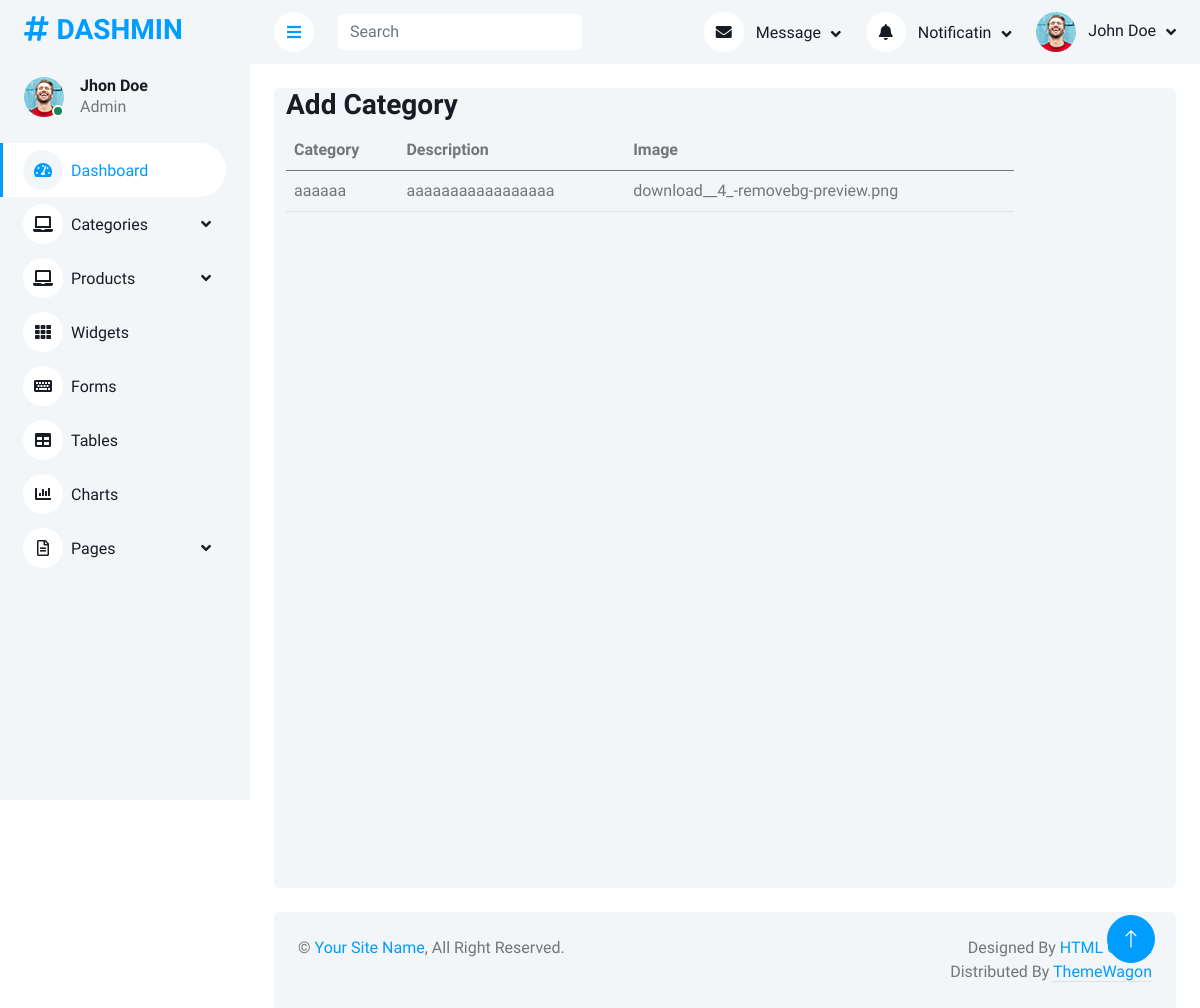
The app's page /viewCategory.php, older data.
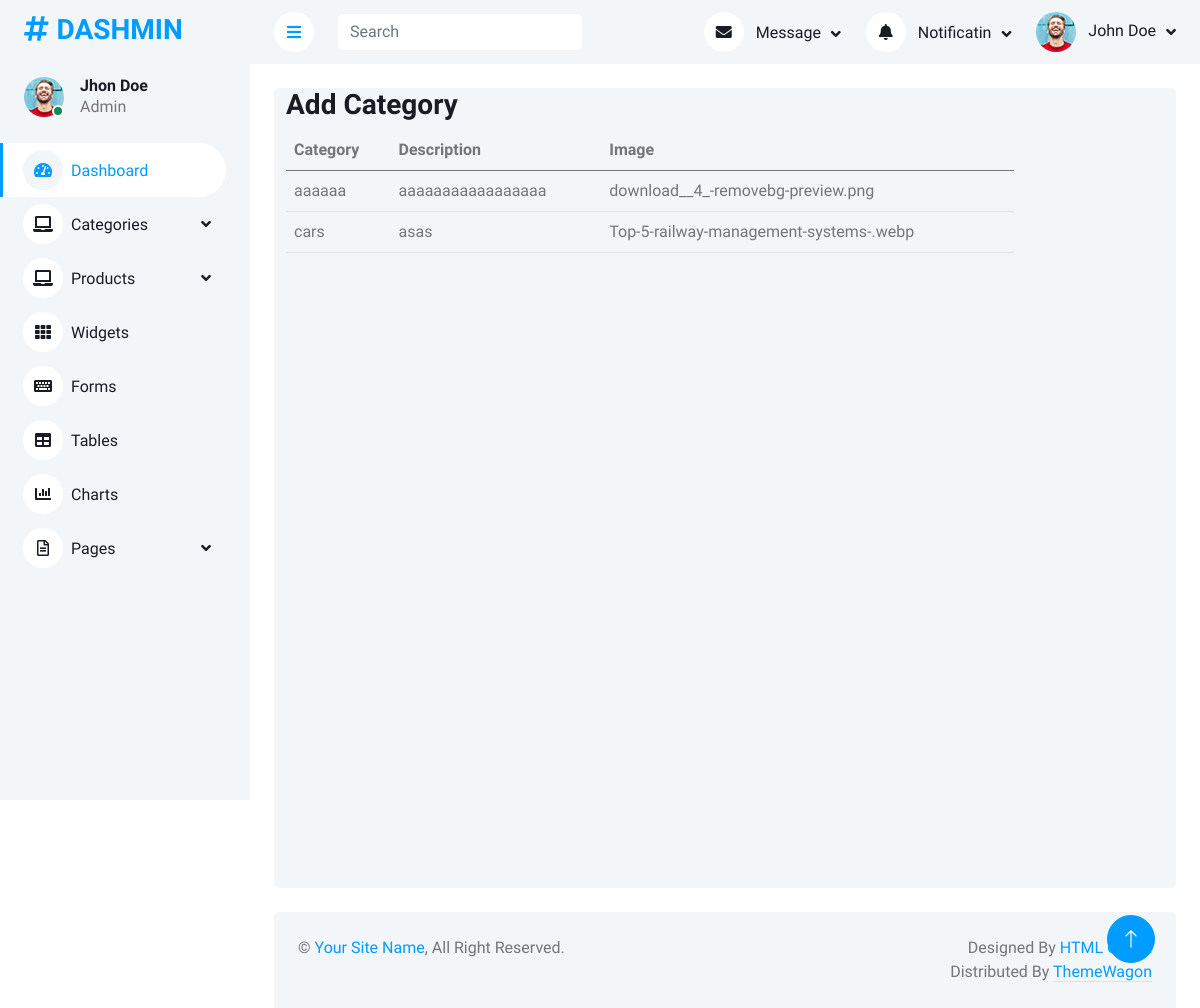
The same page, newer data.
### tables this page shows
CREATE TABLE `categories` (
  `id` int(11) NOT NULL,
  `category` varchar(100) NOT NULL,
  `discription` varchar(100) NOT NULL,
  `image` varchar(100) NOT NULL
);

### viewCategory.php (the view)
<?php
include('query.php');
include('header.php');
?>
            <div class="container-fluid pt-4 px-4">
                <div class="row vh-100 bg-light rounded mx-0">
                    <div class="col-md-10">
                        <h3>Add Category</h3>
                <table class="table">
                    <thead>
                        <tr>
                            <th>Category</th>
                            <th>Description</th>
                            <th>Image</th>
                        </tr>
                    </thead>
                    <tbody>
                        <?php
                                $query = $pdo->prepare("select * from categories");
                                $query->execute();
                                $single_categories = $query->fetchAll(PDO::FETCH_DEFAULT);
                            foreach ($single_categories as $single_category){
                        ?>
                        <tr>
                            <td><?php echo $single_category['category'] ?></td>
                            <td><?php echo $single_category['discription'] ?></td>
                            <td><?php echo $single_category['image'] ?></td>
                        </tr>
                        <?php
                            }
                        ?>
                    </tbody>
                </table>
            </div>
            </div>
</div>
<?php
include('footer.php');
?>

### header.php (shortened to what this page needs)
<!DOCTYPE html>
<html lang="en">
<head>
    <link href="https://cdnjs.cloudflare.com/ajax/libs/font-awesome/5.10.0/css/all.min.css" rel="stylesheet">
    <link href="https://cdn.jsdelivr.net/npm/bootstrap-icons@1.4.1/font/bootstrap-icons.css" rel="stylesheet">
    <link href="lib/owlcarousel/assets/owl.carousel.min.css" rel="stylesheet">
    <link href="lib/tempusdominus/css/tempusdominus-bootstrap-4.min.css" rel="stylesheet" />
    <link href="css/bootstrap.min.css" rel="stylesheet">
    <link href="css/style.css" rel="stylesheet">
</head>
<body>
    <div class="container-xxl position-relative bg-white d-flex p-0">
        <div class="sidebar pe-4 pb-3">
            <nav class="navbar bg-light navbar-light">
                <a href="index.html" class="navbar-brand mx-4 mb-3">
                    <h3 class="text-primary"><i class="fa fa-hashtag me-2"></i>DASHMIN</h3>
                </a>
                <div class="d-flex align-items-center ms-4 mb-4">
                    <div class="position-relative">
                        <img class="rounded-circle" src="img/user.jpg" alt="" style="width: 40px; height: 40px;">
                        <div class="bg-success rounded-circle border border-2 border-white position-absolute end-0 bottom-0 p-1"></div>
                    </div>
                    <div class="ms-3">
                        <h6 class="mb-0">Jhon Doe</h6>
                        <span>Admin</span>
                    </div>
                </div>
                <div class="navbar-nav w-100">
                    <a href="index.html" class="nav-item nav-link active"><i class="fa fa-tachometer-alt me-2"></i>Dashboard</a>
                    <div class="nav-item dropdown">
                        <a href="#" class="nav-link dropdown-toggle" data-bs-toggle="dropdown"><i class="fa fa-laptop me-2"></i>Categories</a>
                    </div>
                    <div class="nav-item dropdown">
                        <a href="#" class="nav-link dropdown-toggle" data-bs-toggle="dropdown"><i class="fa fa-laptop me-2"></i>Products</a>
                    </div>
                    <a href="widget.html" class="nav-item nav-link"><i class="fa fa-th me-2"></i>Widgets</a>
                    <a href="form.html" class="nav-item nav-link"><i class="fa fa-keyboard me-2"></i>Forms</a>
                    <a href="table.html" class="nav-item nav-link"><i class="fa fa-table me-2"></i>Tables</a>
                    <a href="chart.html" class="nav-item nav-link"><i class="fa fa-chart-bar me-2"></i>Charts</a>
                    <div class="nav-item dropdown">
                        <a href="#" class="nav-link dropdown-toggle" data-bs-toggle="dropdown"><i class="far fa-file-alt me-2"></i>Pages</a>
                    </div>
                </div>
            </nav>
        </div>
        <div class="content">
            <nav class="navbar navbar-expand bg-light navbar-light sticky-top px-4 py-0">
                <a href="#" class="sidebar-toggler flex-shrink-0">
                    <i class="fa fa-bars"></i>
                </a>
                <form class="d-none d-md-flex ms-4">
                    <input class="form-control border-0" type="search" placeholder="Search">
                </form>
                <div class="navbar-nav align-items-center ms-auto">
                    <div class="nav-item dropdown">
                        <a href="#" class="nav-link dropdown-toggle" data-bs-toggle="dropdown">
                            <i class="fa fa-envelope me-lg-2"></i>
                            <span class="d-none d-lg-inline-flex">Message</span>
                        </a>
                    </div>
                    <div class="nav-item dropdown">
                        <a href="#" class="nav-link dropdown-toggle" data-bs-toggle="dropdown">
                            <i class="fa fa-bell me-lg-2"></i>
                            <span class="d-none d-lg-inline-flex">Notificatin</span>
                        </a>
                    </div>
                    <div class="nav-item dropdown">
                        <a href="#" class="nav-link dropdown-toggle" data-bs-toggle="dropdown">
                            <img class="rounded-circle me-lg-2" src="img/user.jpg" alt="" style="width: 40px; height: 40px;">
                            <span class="d-none d-lg-inline-flex">John Doe</span>
                        </a>
                    </div>
                </div>
            </nav>

### footer.php (shortened to what this page needs)
            <div class="container-fluid pt-4 px-4">
                <div class="bg-light rounded-top p-4">
                    <div class="row">
                        <div class="col-12 col-sm-6 text-center text-sm-start">
                            &copy; <a href="#">Your Site Name</a>, All Right Reserved.
                        </div>
                        <div class="col-12 col-sm-6 text-center text-sm-end">
                            Designed By <a href="https://htmlcodex.com">HTML Codex</a>
                        Distributed By <a class="border-bottom" href="https://themewagon.com" target="_blank">ThemeWagon</a>
                        </div>
                    </div>
                </div>
            </div>
        </div>
        <a href="#" class="btn btn-lg btn-primary btn-lg-square back-to-top"><i class="bi bi-arrow-up"></i></a>
    </div>
</body>
</html>

### css/style.css (style rules this page uses)
:root { --primary: #009CFF; --light: #F3F6F9; --dark: #191C24; }
.back-to-top { position: fixed; display: none; right: 45px; bottom: 45px; z-index: 99; }
.btn { transition: .5s; }
.btn.btn-primary { color: #FFFFFF; }
.btn-lg-square { width: 48px; height: 48px; }
.btn-square, .btn-sm-square, .btn-lg-square { padding: 0; display: inline-flex; align-items: center; justify-content: center; font-weight: normal; border-radius: 50px; }
.sidebar { position: fixed; top: 0; left: 0; bottom: 0; width: 250px; height: 100vh; overflow-y: auto; background: var(--light); transition: 0.5s; z-index: 999; }
.content { margin-left: 250px; min-height: 100vh; background: #FFFFFF; transition: 0.5s; }
@media (min-width: 992px) { .sidebar { margin-left: 0; } }
@media (min-width: 992px) { .content { width: calc(100% - 250px); } }
.sidebar .navbar .navbar-nav .nav-link { padding: 7px 20px; color: var(--dark); font-weight: 500; border-left: 3px solid var(--light); border-radius: 0 30px 30px 0; outline: none; }
.sidebar .navbar .navbar-nav .nav-link:hover, .sidebar .navbar .navbar-nav .nav-link.active { color: var(--primary); background: #FFFFFF; border-color: var(--primary); }
.sidebar .navbar .navbar-nav .nav-link i { width: 40px; height: 40px; display: inline-flex; align-items: center; justify-content: center; background: #FFFFFF; border-radius: 40px; }
.sidebar .navbar .navbar-nav .nav-link:hover i, .sidebar .navbar .navbar-nav .nav-link.active i { background: var(--light); }
.sidebar .navbar .dropdown-toggle::after { position: absolute; top: 15px; right: 15px; border: none; content: "\f107"; font-family: "Font Awesome 5 Free"; font-weight: 900; transition: .5s; }
.content .navbar .navbar-nav .nav-link { margin-left: 25px; padding: 12px 0; color: var(--dark); outline: none; }
.content .navbar .sidebar-toggler, .content .navbar .navbar-nav .nav-link i { width: 40px; height: 40px; display: inline-flex; align-items: center; justify-content: center; background: #FFFFFF; border-radius: 40px; }
.content .navbar .dropdown-toggle::after { margin-left: 6px; vertical-align: middle; border: none; content: "\f107"; font-family: "Font Awesome 5 Free"; font-weight: 900; transition: .5s; }

Row changes from the older to the newer data that the page shows:
added categories: category "cars", discription "asas", image "Top-5-railway-management-systems-.webp"
